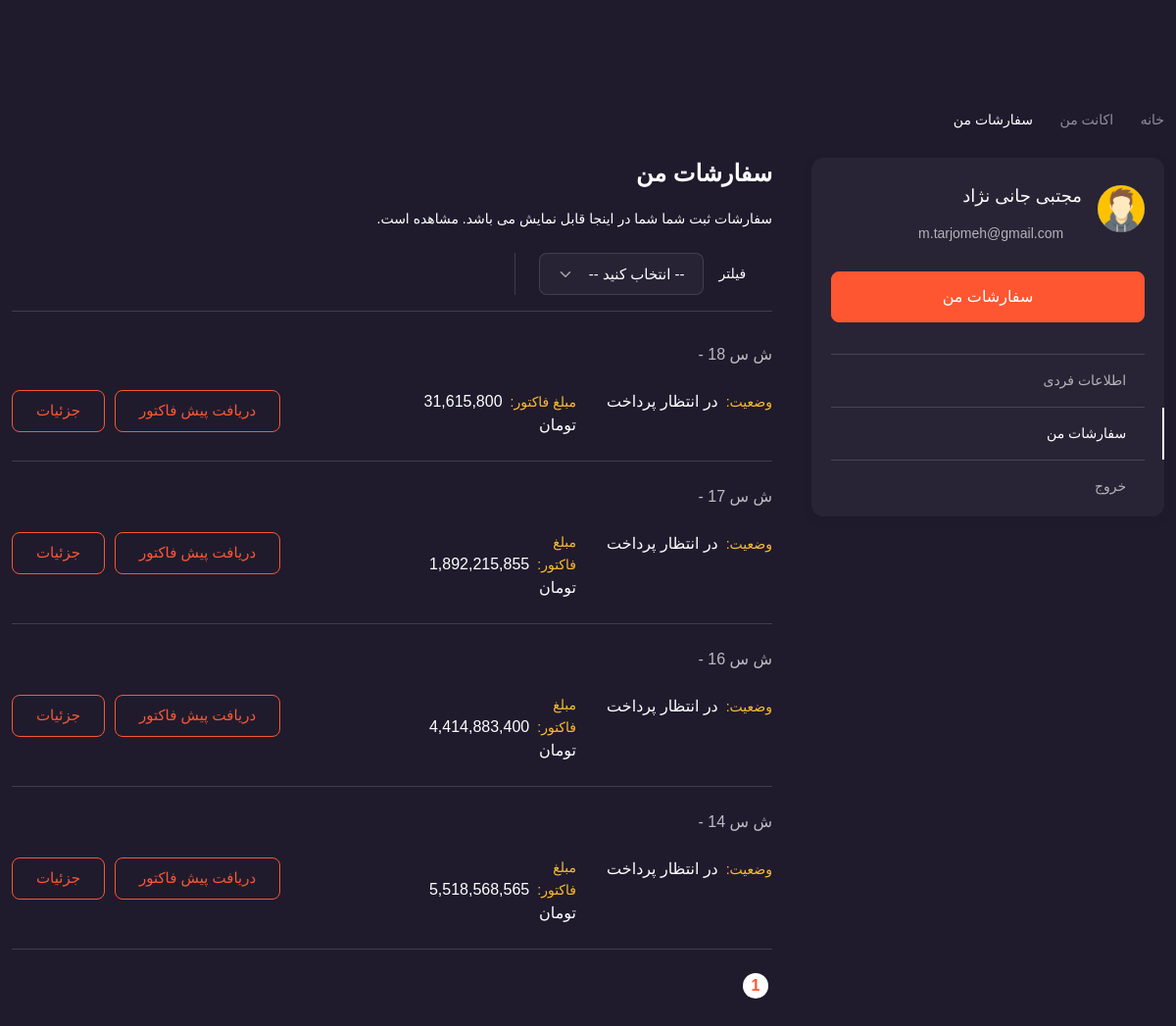
The app's page /orders/ (signed in), older data.
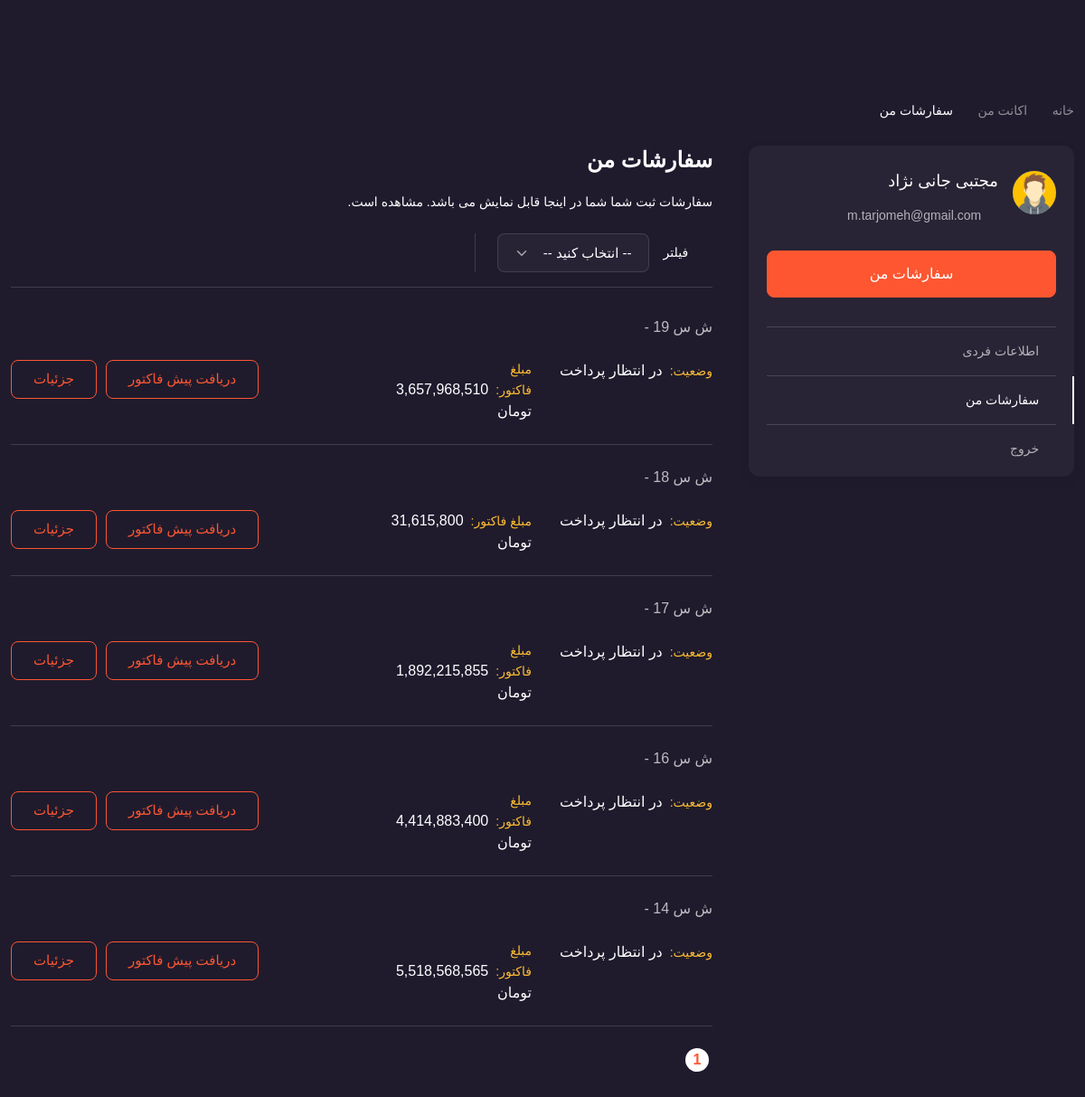
The same page, newer data.
### orders/models.py (models this page shows, shortened)
class Order(models.Model):
    STATUS = (
        ('0', 'سبد خرید'),
        ('1', 'در انتظار پرداخت'),
        ('2', 'پرداخت شده'),
        ('3', 'پیش پرداخت'),
        ('4', 'لغو شده'),
    )
    customer = models.ForeignKey(User, on_delete=models.CASCADE, verbose_name='مشتری')
    common_no = models.PositiveIntegerField(default=0, verbose_name='شماره فاکتور سیستم حسابداری')
    full_address = models.TextField(max_length=1000, blank=True, null=True, verbose_name='آدرس کامل')
    order_date = models.DateTimeField(auto_now_add=True, verbose_name='تاریخ سفارش')
    tax = models.FloatField(default=9, verbose_name='درصد مالیات بر ارزش افزوده')
    status_id = models.CharField(max_length=10, default='0', choices=STATUS, verbose_name='وضعیت')
    order_description = models.TextField(max_length=1000, blank=True, null=True, verbose_name='توضیحات سفارش')
    confirm = models.BooleanField(default=False, verbose_name='وضعیت ارسال سفارشات به انبار')
    objects = OrderManager()
    class Meta:
        verbose_name_plural = "سفارشات"
        verbose_name = 'سفارش'
    def invoice_info(self):
        info = ""
        if self.invoice.is_official:
            info = f"مشخصات حقوقی : {self.invoice.organization_name} - شماره ثبت {self.invoice.firm_no} - کد اقتصادی : {self.invoice.firm_economical_no} - شناسه ملی : {self.invoice.firm_national_id} - آدرس : {self.invoice.full_address}"
        else:
            info = f"نام : {self.invoice.full_name} - کد ملی : {self.invoice.national_code}"
        return info
    invoice_info.short_description = "مشخصات فاکتور"
    def get_status(self):
        match self.status_id:
            case '0':
                return 'سبد خرید'
            case '1':
                return 'در انتظار پرداخت'
            case '2':
                return 'پرداخت شده'
            case '3':
                return 'پیش پرداخت'
            case '4':
                return 'لغو شده'
    def total_item_amount_before_discount(self):
        return sum([(i.product_count * i.product_price) for i in self.orderitem.all_without_canceled()])
    def total_item_amount_after_discount(self):
        return self.total_item_amount_before_discount() - sum(
            [i.product_count * i.total_discount for i in self.orderitem.all_without_canceled()])
    def total_item_amount_with_tax(self):
        return self.total_item_amount_after_discount() + self.total_tax()
    def total_tax(self):
        return sum([(i.product_count * i.tax) for i in self.orderitem.all_without_canceled()])
    def total_item_amount_before_discount_ir(self):
        return '{:,} تومان'.format(math.trunc(self.total_item_amount_before_discount()))
    def total_item_amount_after_discount_ir(self):
        return '{:,} تومان'.format(math.trunc(self.total_item_amount_after_discount()))
    def total_discount_ir(self):
        return '{:,} تومان'.format(math.trunc(self.total_discount()))
    def total_tax_ir(self):
        return '{:,} تومان'.format(math.trunc(self.total_tax()))
    def total_item_amount_with_tax_ir(self):
        return '{:,} تومان'.format(math.trunc(self.total_item_amount_with_tax()))
    def get_unpaid_ir(self):
        return '{:,} تومان'.format(math.trunc(self.get_unpaid()))
    def get_total_payed_amount_ir(self):
        return '{:,} تومان'.format(math.trunc(self.get_total_payed_amount()))
    def jalali_order_date(self):
        jalalidate = datetime2jalali(self.order_date).strftime('%Y/%m/%d _ %H:%M:%S')
        return jalalidate
    total_item_amount_before_discount_ir.short_description = "مبلغ کل قبل از تخفیف"
    total_discount_ir.short_description = "مبلغ تخفیف"
    total_item_amount_after_discount_ir.short_description = "مبلغ کل بعد از تخفیف"
    total_tax_ir.short_description = "مبلغ مالیات بر ارزش افزوده"
    total_item_amount_with_tax_ir.short_description = "مبلغ کل با احتساب مالیات"
    get_total_payed_amount_ir.short_description = "مبلغ پرداخت شده"
    get_unpaid_ir.short_description = "مانده فاکتور"
    jalali_order_date.short_description = "تاریخ سفارش"

class OrderItem(models.Model):
    order = models.ForeignKey(Order, related_name='orderitem', on_delete=models.CASCADE, verbose_name='شماره سفارش')
    variant = models.ForeignKey(ProductInventory, on_delete=models.PROTECT, null=True, verbose_name='نام محصول')
    product_price = models.FloatField(default=0, verbose_name='مبلغ')
    supplement_price = models.FloatField(default=0, verbose_name='قیمت تامین')
    tax = models.FloatField(default=0, verbose_name='مالیات بر ارزش افزوده')
    item = models.CharField(max_length=500, verbose_name='آیتم سفارش')
    total_discount = models.FloatField(default=0, verbose_name='تخفیف')
    product_count = models.PositiveIntegerField(verbose_name='تعداد')
    is_not_canceled = models.BooleanField(default=True, verbose_name='وضعیت')
    objects = OrderItemManager()
    class Meta:
        verbose_name_plural = 'آیتمهای سفارشات'
        verbose_name = 'آیتم'
        ordering = ('-id',)
    def order_date_ir(self):
        jalalidate = datetime2jalali(self.order.order_date).strftime('%Y/%m/%d _ %H:%M:%S')
        return jalalidate
    order_date_ir.short_description = 'تاریخ سفارش'

### u_account/views.py (the view)
# urls.py: path('orders/', views.OrdersView.as_view(), name='orders'),
class OrdersView(View):
    def get(self, request: HttpRequest):
        if not request.user.is_authenticated:
            messages.error(request,
                           'شما می بایست ابتدا وارد حساب کاربری خود شوید!')
            return redirect('/')
        user_model = get_object_or_404(User, id=request.user.id)
        orders = user_model.order_set.all()
        status = request.GET.get("status")
        if status and not status == '':
            orders = orders.filter(status_id=status)
        paginator = Paginator(orders, 5)
        page_number = request.GET.get("page")
        if not page_number:
            page_number = 1
        page_obj = paginator.get_page(page_number)
        allowed_values = ['1', '2', '3']
        context = {
            'allowed_values': allowed_values,
            'user': user_model,
            'paginator': paginator,
            'page_obj': page_obj,
            'page_number': page_number,
        }
        return render(request, 'orders.html', context)

### config/context_processors.py (called while the page is built)
def global_variable(request):
    st: Setting = Setting.objects.first()
    return {
        'st': st
    }

### orders/models.py (called while the page is built)
    def all(self):
        lookup = ~Q(status_id=0)
        return self.get_queryset().filter(lookup, orderitem__is_not_canceled=True).distinct().order_by(
            '-order_date')

    def all_without_canceled(self):
        return self.get_queryset().filter(is_not_canceled=True)

### u_account/models.py (called while the page is built)
    def __str__(self):
        if self.first_name and self.last_name:
            return self.get_full_name()
        else:
            return self.email

### u_account/templatetags/paginator_tags.py (called while the page is built)
@register.simple_tag
def get_proper_elided_page_range(p, number, on_each_side=1, on_ends=1):
    paginator = Paginator(p.object_list, p.per_page)
    return paginator.get_elided_page_range(number=number,
                                           on_each_side=on_each_side,
                                           on_ends=on_ends)

### u_account/templates/orders.html (shortened to what the changed rows need)
{% extends 'Shared/_MainLayout.html' %}
{% load static %}
{% load paginator_tags %}
{% block content %}
    <div class="container pt-5 pb-lg-4 mt-5 mb-sm-2">
        <div class="row">
            {% include '_Sidebar.html' with user_model=user %}
            <div class="col-lg-8 col-md-7 mb-5">
                <h1 class="h4 font-vazir text-light">سفارشات من</h1>
                <div class="tab-content pt-2">
                    {% if page_obj %}
                        <div class="tab-pane fade show active" id="reviews-about-you" role="tabpanel">
                            {% for order in page_obj %}
                                <div class="mb-4 pb-4 border-bottom border-light">
                                    <div class="row">
                                        <div class="col-12"><span class="fs-base opacity-70 text-light mb-0 fw-500">ش
                                            س {{ order.id }}
                                            - {{ order.jalali_order_date }}</span></div>
                                        <div class="col-md-6 col-lg-6 col-sm-12 mt-4">
                                            <div class="row">
                                                <div class="col-md-6 col-lg-6 col-sm-12">
                                                    <span class="text-warning">وضعیت:</span><span
                                                        class="fs-base text-light mb-0 fw-500 ms-2">{{ order.get_status }}</span>
                                                </div>
                                                <div class="col-md-6 col-lg-6 col-sm-12">
                                                    <span class="text-warning">مبلغ فاکتور:</span><span
                                                        class="fs-base text-light mb-0 fw-500 ms-2">{{ order.total_item_amount_with_tax_ir }}</span>
                                                </div>
                                            </div>
                                        </div>
                                        <div class="col-md-6 col-lg-6 col-sm-12 mt-4">
                                            <a href="{% url 'account:order-detail' pk=order.id %}"
                                               class="btn btn-outline-primary"
                                               style="float: left!important;">جزئیات
                                            </a>
                                            {% if order.status_id in allowed_values %}
                                                <a href="{% url 'account:invoice' order_id=order.id %}" target="_blank" class="btn btn-outline-primary"
                                                        style="float: left!important;margin-left: 10px!important;">
                                                    {% if order.status_id == '2' %}دریافت
                                                        فاکتور{% elif order.status_id == '3' or order.status_id == '1' %}دریافت پیش
                                                        فاکتور{% endif %}</a>
                                            {% endif %}
                                        </div>
                                    </div>
                                </div>
                            {% endfor %}
                            <nav class="mt-2" aria-label="Reviews pagination">
                                <ul class="pagination pagination-light">
                                    {% get_proper_elided_page_range paginator page_obj.number as page_range %}
                                    {% for page in page_range %}
                                        {% if page == page_obj.number %}
                                            <li class="page-item active d-none d-sm-block" aria-current="page"><span
                                                    class="page-link">{{ page }}</span>
                                            </li>
                                        {% endif %}
                                    {% endfor %}
                                </ul>
                            </nav>
                        </div>
                    {% else %}
                        <div class="alert alert-warning mb-3">
                            <p>سفارشی یافت نشد!</p>
                        </div>
                    {% endif %}
                </div>
            </div>
        </div>
    </div>
{% endblock %}
{% block css %}
    <link rel="stylesheet" media="screen" href="{% static 'vendor/simplebar/dist/simplebar.min.css' %}"/>
    <link rel="stylesheet" media="screen"
          href="{% static 'vendor/filepond-plugin-image-preview/dist/filepond-plugin-image-preview.min.css' %}"/>
    <link rel="stylesheet" media="screen" href="{% static 'vendor/filepond/dist/filepond.min.css' %}"/>
    <link rel="stylesheet" media="screen" href="{% static 'css/theme.min.css' %}">
{% endblock %}

Row changes from the older to the newer data that the page shows:
added Order: id "19", get_status "در انتظار پرداخت", total_item_amount_with_tax_ir "3,657,968,510 تومان", shows "دریافت پیش فاکتور"
